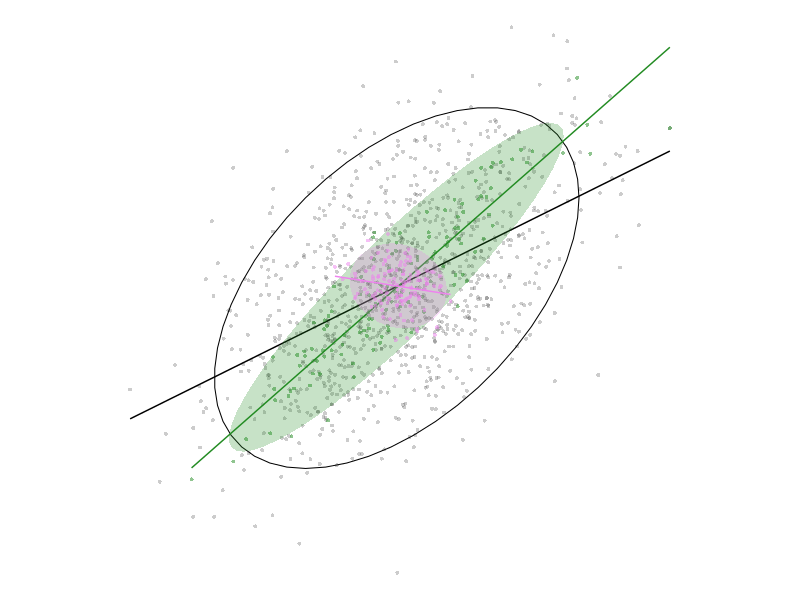
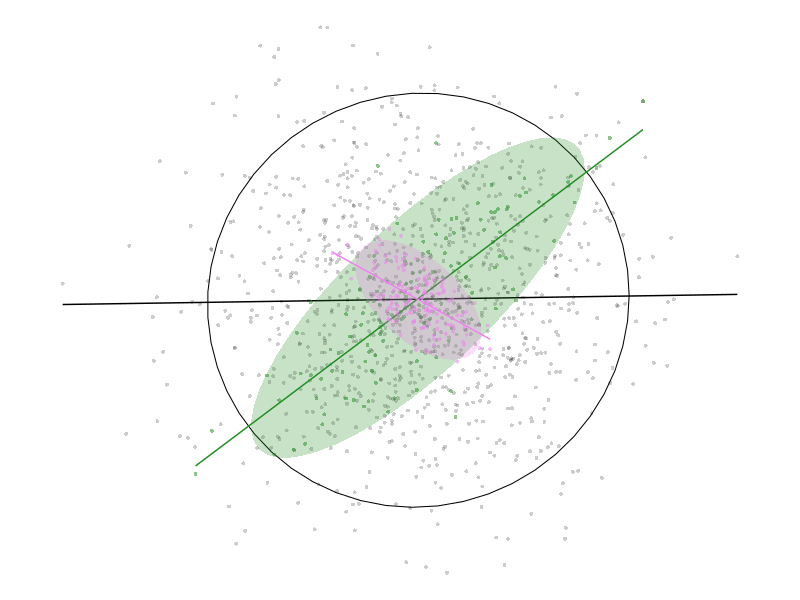

Source code (R) for these figures, in order:
## ---- chunk 1
library(MASS)
library(ggplot2)
library(ggpubr)
library(tidyverse)
## ---- chunk 2
get_correlated_df <- function(cor = 0.5) {
  # generate a multivariate normal distribution
  # mu is the mean centre, Sigma is the covariance matrix
  mvrnorm(n = 1024, mu = c(5, 5), 
          Sigma = matrix(c(1, cor, cor, 1), 2, 2)) %>%
    as.data.frame() %>%
    rename(x = V1, y = V2) %>%
    arrange(x + y) %>% 
    mutate(id = row_number())
}
## ---- chunk 3
# aggregate similar observations
agg_similar <- function(df) {
  df %>%
    mutate(grouper = id %/% 8) %>%
    group_by(grouper) %>%
    summarise(x = mean(x), 
              y = mean(y)) %>%
    dplyr::select(-grouper) %>%
    ungroup()
}

# aggregate different observations
agg_different <- function(df) {
  df %>%
    mutate(grouper = id %% 128) %>%
    group_by(grouper) %>%
    summarise(x = mean(x), 
              y = mean(y)) %>%
    dplyr::select(-grouper) %>%
    ungroup()
}
## ---- chunk 4
#| code-fold: true
add_df_plots <- function(g, df, colour, alpha_pts = 0.5, 
                         alpha_ellipse_fill = 0.25, polygon = TRUE) {
  g <- g + 
    geom_point(data = df, aes(x = x, y = y),
               colour = colour, alpha = alpha_pts, pch = 16, size = 1)
  if (polygon) {
    g <- g + 
      stat_ellipse(data = df, aes(x = x, y = y),
                   geom = "polygon", alpha = alpha_ellipse_fill, fill = colour)
  } else {
    g <- g + 
      stat_ellipse(data = df, aes(x = x, y = y), colour = colour, linewidth = 0.35)
  }
  g + geom_smooth(data = df, aes(x = x, y = y),
                  method = lm, se = FALSE, colour = colour, linewidth = 0.5)
}

three_plots <- function(df1, df2, df3) {
  g <- ggplot()
  g <- add_df_plots(g, df1, "black", alpha_pts = 0.2, polygon = FALSE)
  g <- add_df_plots(g, df2, "forestgreen")
  g <- add_df_plots(g, df3, "violet")
  g + coord_equal() + theme_void()
}
## ---- chunk 5
df <- get_correlated_df(0.5)
df_sim <- df %>%
  agg_similar()
df_diff <- df %>%
  agg_different()

three_plots(df, df_sim, df_diff)
## ---- chunk 6
df <- get_correlated_df(0)
df_sim <- df %>%
  agg_similar()
df_diff <- df %>%
  agg_different()

three_plots(df, df_sim, df_diff)
## ---- chunk 7
#| code-fold: true
# License (MIT)
#
# Copyright (c) 2023 David O'Sullivan
#
# Permission is hereby granted, free of charge, to any person
# obtaining a copy of this software and associated documentation
# files (the "Software"), to deal in the Software without restriction,
# including without limitation the rights to use, copy, modify, merge,
# publish, distribute, sublicense, and/or sell copies of the Software,
# and to  permit persons to whom the Software is furnished to do so,
# subject to the following conditions:
#
# The above copyright notice and this permission notice shall be included
# in all copies or substantial portions of the Software.
#
# THE SOFTWARE IS PROVIDED "AS IS", WITHOUT WARRANTY OF ANY KIND, EXPRESS
# OR IMPLIED, INCLUDING BUT NOT LIMITED TO THE WARRANTIES OF MERCHANTABILITY,
# FITNESS FOR A PARTICULAR PURPOSE AND NONINFRINGEMENT. IN NO EVENT SHALL
# THE AUTHORS OR COPYRIGHT HOLDERS BE LIABLE FOR ANY CLAIM, DAMAGES OR OTHER
# LIABILITY, WHETHER IN AN ACTION OF CONTRACT, TORT OR OTHERWISE, ARISING
# FROM, OUT OF OR IN CONNECTION WITH THE SOFTWARE OR THE USE OR OTHER
# DEALINGS IN THE SOFTWARE.
